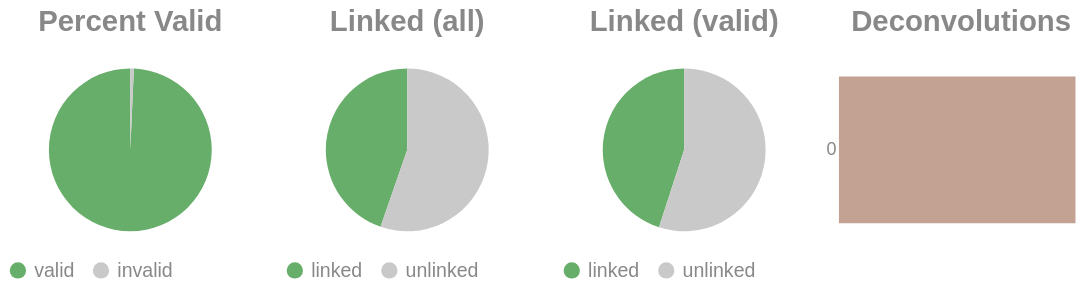

This figure's notebook cell:
### Code cell
if SKIPLR:
    pass
else:
    clash = Counter()
    for i in valids['molecule'].to_list():
        _mol = i.split("-")
        if len(_mol) == 1:
            clash.update('0')
        else:
            clash.update(_mol[-1])

    _d = {"deconvolutions": [], 'count': []}
    for k,v in clash.items():
        _d['deconvolutions'].append(k)
        _d['count'].append(v)

    tot_valid = valids['reads'].sum()
    mask = valids['reads'] >= 2
    n_linked_reads = valids.filter(mask)['reads'].sum()
    if n_linked_reads == 0:
        print_html("No linked molecules (>=2 reads) were detected; skipping linked-only distributions.")
        SKIPLR = True
    else:
        perc_valid = round(tot_valid / n_reads, 4)
        linked_perc_abs = round(n_linked_reads / n_reads, 4)
        linked_perc = round(n_linked_reads / tot_valid, 4)

    _valid = pl.DataFrame({"valids": ['valid', 'invalid'], "count": [tot_valid, n_reads - tot_valid]})
    _linked_abs = pl.DataFrame({"linked (absolute)": ['linked', 'unlinked'], "count": [n_linked_reads, n_reads - n_linked_reads]})
    _linked_rel = pl.DataFrame({"linked (valids)": ['linked', 'unlinked'], "count": [n_linked_reads, tot_valid - n_linked_reads]})

    (
        alt.hconcat(
            piechart(_valid, goodval = 'valid', title = "Percent Valid"),
            piechart(_linked_abs, goodval = "linked", title =  "Linked (all)"),
            piechart(_linked_rel, goodval = "linked", title =  "Linked (valid)"),
            convolutionbar(pl.DataFrame(_d), title = "Deconvolutions"),
            center = True,
            bounds = 'flush'
        )
        .resolve_scale(color='independent')
        .resolve_legend('independent')
        .properties(usermeta={'embedOptions': {"actions": False}})
    ).display()

### Figure 1 — Vega-Lite specification as saved in the notebook (floating-point values rounded to 4 significant figures)
{"width": "container", "height": 400, "config": {"title": {"anchor": "start", "dy": -15, "fontSize": 18, "color": "#888888", "subtitleColor": "#888888", "subtitleFontSize": 14}, "arc": {"fill": "#0072B2"}, "axis": {"domainColor": "#888888", "domainWidth": 0.5, "gridWidth": 0.2, "grid": false, "titleFontWeight": 400, "titleFontSize": 15, "labelFontSize": 11, "labelColor": "#888888", "tickColor": "#888888", "tickWidth": 0.2, "titleColor": "#888888"}, "axisBand": {"grid": false}, "axisX": {"grid": true, "tickSize": 10, "domainCap": "round"}, "axisY": {"domain": false, "grid": true, "tickSize": 0, "domainCap": "round"}, "background": "transparent", "header": {"labelFontSize": 15, "labelColor": "#888888", "titleFontSize": 15, "titleFontWeight": 600, "titleColor": "#888888"}, "legend": {"labelFont": "sans-serif", "labelFontSize": 12, "labelColor": "#888888", "symbolSize": 100, "symbolType": "circle", "titleFontSize": 12, "titlePadding": 10, "titleColor": "#888888", "title": null}, "range": {"category": ["#E69F00", "#56B4E9", "#009E73", "#F0E442", "#0072B2", "#D55E00", "#CC79A7", "#000000"], "diverging": ["#cfe8f3", "#a2d4ec", "#73bfe2", "#46abdb", "#1696d2", "#12719e"]}, "area": {"fill": "#0072B2", "fillOpacity": 0.7, "line": true, "strokeOpacity": 0.7}, "line": {"color": "#0072B2", "stroke": "#0072B2", "strokeWidth": 2}, "trail": {"color": "#0072B2", "stroke": "#0072B2", "strokeWidth": 0, "size": 1}, "point": {"filled": true, "fillOpacity": 1.0, "size": 95}, "text": {"color": "#888888", "fontSize": 11, "align": "right", "fontWeight": 400, "size": 11}, "bar": {"fill": "#0072B2", "stroke": null}, "view": {"stroke": null, "continuousWidth": 660, "continuousHeight": 400}}, "hconcat": [{"data": {"name": "data-596adc06a9bef36bade964e320a3d305"}, "mark": {"type": "arc"}, "encoding": {"color": {"field": "valids", "legend": {"orient": "bottom", "title": null}, "scale": {"domain": ["valid", "invalid"], "range": ["#68ae6b", "#C9C9C9"]}, "title": "Valids", "type": "nominal"}, "theta": {"field": "count", "type": "quantitative"}, "tooltip": [{"field": "valids", "title": "Valids", "type": "ordinal"}, {"field": "percent", "format": ".2%", "title": "Percent", "type": "quantitative"}, {"field": "count", "title": "Count", "type": "quantitative"}]}, "height": 100, "title": {"text": "Percent Valid", "align": "center", "anchor": "middle"}, "transform": [{"calculate": "datum.count / 14844769", "as": "percent"}], "width": 150}, {"data": {"name": "data-bf6b231b462d5111b5c72e50808a794b"}, "mark": {"type": "arc"}, "encoding": {"color": {"field": "linked (absolute)", "legend": {"orient": "bottom", "title": null}, "scale": {"domain": ["linked", "unlinked"], "range": ["#68ae6b", "#C9C9C9"]}, "title": "Linked (Absolute)", "type": "nominal"}, "theta": {"field": "count", "type": "quantitative"}, "tooltip": [{"field": "linked (absolute)", "title": "Linked (Absolute)", "type": "ordinal"}, {"field": "percent", "format": ".2%", "title": "Percent", "type": "quantitative"}, {"field": "count", "title": "Count", "type": "quantitative"}]}, "height": 100, "title": {"text": "Linked (all)", "align": "center", "anchor": "middle"}, "transform": [{"calculate": "datum.count / 14844769", "as": "percent"}], "width": 150}, {"data": {"name": "data-3cbc670df4577a687bc345bd64e22081"}, "mark": {"type": "arc"}, "encoding": {"color": {"field": "linked (valids)", "legend": {"orient": "bottom", "title": null}, "scale": {"domain": ["linked", "unlinked"], "range": ["#68ae6b", "#C9C9C9"]}, "title": "Linked (Valids)", "type": "nominal"}, "theta": {"field": "count", "type": "quantitative"}, "tooltip": [{"field": "linked (valids)", "title": "Linked (Valids)", "type": "ordinal"}, {"field": "percent", "format": ".2%", "title": "Percent", "type": "quantitative"}, {"field": "count", "title": "Count", "type": "quantitative"}]}, "height": 100, "title": {"text": "Linked (valid)", "align": "center", "anchor": "middle"}, "transform": [{"calculate": "datum.count / 14742129", "as": "percent"}], "width": 150}, {"data": {"name": "data-e6b94b1f5844ac77490a916e7e056c90"}, "mark": {"type": "bar"}, "encoding": {"color": {"field": "deconvolutions", "legend": null, "scale": {"scheme": "lightgreyred"}, "type": "nominal"}, "tooltip": [{"field": "deconvolutions", "title": "Deconvolutions", "type": "ordinal"}, {"field": "percent", "format": ".2%", "title": "Percent", "type": "quantitative"}, {"field": "count", "title": "Count", "type": "quantitative"}], "x": {"axis": null, "field": "count", "type": "quantitative"}, "y": {"field": "deconvolutions", "sort": "ascending", "title": null, "type": "nominal"}}, "height": 100, "title": {"text": "Deconvolutions", "align": "center", "anchor": "middle"}, "transform": [{"calculate": "datum.count / 10649062", "as": "percent"}], "width": 150}], "bounds": "flush", "center": true, "resolve": {"legend": {"angle": "independent"}, "scale": {"color": "independent"}}, "usermeta": {"embedOptions": {"actions": false}}, "$schema": "https://vega.github.io/schema/vega-lite/v6.1.0.json", "datasets": {"data-596adc06a9bef36bade964e320a3d305": [{"valids": "valid", "count": 14742129}, {"valids": "invalid", "count": 102640}], "data-bf6b231b462d5111b5c72e50808a794b": [{"linked (absolute)": "linked", "count": 6633577}, {"linked (absolute)": "unlinked", "count": 8211192}], "data-3cbc670df4577a687bc345bd64e22081": [{"linked (valids)": "linked", "count": 6633577}, {"linked (valids)": "unlinked", "count": 8108552}], "data-e6b94b1f5844ac77490a916e7e056c90": [{"deconvolutions": "0", "count": 10649062}]}}
